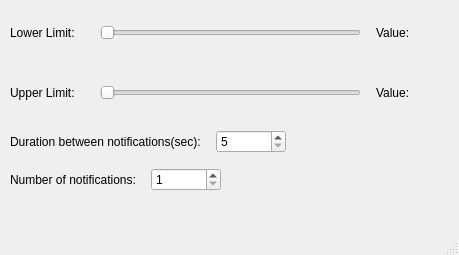
<?xml version="1.0" encoding="UTF-8"?>
<ui version="4.0">
 <class>MainWindow</class>
 <widget class="QMainWindow" name="MainWindow">
  <property name="geometry">
   <rect>
    <x>0</x>
    <y>0</y>
    <width>459</width>
    <height>255</height>
   </rect>
  </property>
  <property name="sizePolicy">
   <sizepolicy hsizetype="Fixed" vsizetype="Fixed">
    <horstretch>0</horstretch>
    <verstretch>0</verstretch>
   </sizepolicy>
  </property>
  <property name="minimumSize">
   <size>
    <width>459</width>
    <height>255</height>
   </size>
  </property>
  <property name="maximumSize">
   <size>
    <width>459</width>
    <height>255</height>
   </size>
  </property>
  <property name="windowTitle">
   <string>Battery Notification</string>
  </property>
  <widget class="QWidget" name="centralwidget">
   <widget class="QWidget" name="verticalLayoutWidget">
    <property name="geometry">
     <rect>
      <x>10</x>
      <y>10</y>
      <width>431</width>
      <height>181</height>
     </rect>
    </property>
    <layout class="QVBoxLayout" name="verticalLayout">
     <property name="spacing">
      <number>15</number>
     </property>
     <item>
      <layout class="QHBoxLayout" name="horizontalLayout_4" stretch="10,80,20">
       <item>
        <widget class="QLabel" name="label_4">
         <property name="sizePolicy">
          <sizepolicy hsizetype="Fixed" vsizetype="Preferred">
           <horstretch>0</horstretch>
           <verstretch>0</verstretch>
          </sizepolicy>
         </property>
         <property name="minimumSize">
          <size>
           <width>75</width>
           <height>0</height>
          </size>
         </property>
         <property name="maximumSize">
          <size>
           <width>75</width>
           <height>16777215</height>
          </size>
         </property>
         <property name="text">
          <string>Lower Limit:</string>
         </property>
        </widget>
       </item>
       <item>
        <widget class="QSlider" name="sliderLowerLimit">
         <property name="sizePolicy">
          <sizepolicy hsizetype="Expanding" vsizetype="Fixed">
           <horstretch>0</horstretch>
           <verstretch>0</verstretch>
          </sizepolicy>
         </property>
         <property name="maximum">
          <number>95</number>
         </property>
         <property name="orientation">
          <enum>Qt::Horizontal</enum>
         </property>
        </widget>
       </item>
       <item>
        <widget class="QLabel" name="lowerLimitValue">
         <property name="text">
          <string>Value: </string>
         </property>
        </widget>
       </item>
      </layout>
     </item>
     <item>
      <layout class="QHBoxLayout" name="horizontalLayout_3" stretch="10,80,20">
       <item>
        <widget class="QLabel" name="label_3">
         <property name="sizePolicy">
          <sizepolicy hsizetype="Fixed" vsizetype="Preferred">
           <horstretch>0</horstretch>
           <verstretch>0</verstretch>
          </sizepolicy>
         </property>
         <property name="minimumSize">
          <size>
           <width>75</width>
           <height>0</height>
          </size>
         </property>
         <property name="maximumSize">
          <size>
           <width>757</width>
           <height>16777215</height>
          </size>
         </property>
         <property name="text">
          <string>Upper Limit:</string>
         </property>
        </widget>
       </item>
       <item>
        <widget class="QSlider" name="sliderUpperLimit">
         <property name="minimum">
          <number>5</number>
         </property>
         <property name="maximum">
          <number>100</number>
         </property>
         <property name="orientation">
          <enum>Qt::Horizontal</enum>
         </property>
        </widget>
       </item>
       <item>
        <widget class="QLabel" name="upperLimitValue">
         <property name="text">
          <string>Value: </string>
         </property>
        </widget>
       </item>
      </layout>
     </item>
     <item>
      <layout class="QHBoxLayout" name="horizontalLayout">
       <property name="bottomMargin">
        <number>0</number>
       </property>
       <item>
        <widget class="QLabel" name="label">
         <property name="text">
          <string>Duration between notifications(sec):</string>
         </property>
        </widget>
       </item>
       <item>
        <widget class="QSpinBox" name="latencyTime">
         <property name="minimumSize">
          <size>
           <width>70</width>
           <height>0</height>
          </size>
         </property>
         <property name="minimum">
          <number>5</number>
         </property>
         <property name="maximum">
          <number>60</number>
         </property>
        </widget>
       </item>
       <item>
        <spacer name="horizontalSpacer_2">
         <property name="orientation">
          <enum>Qt::Horizontal</enum>
         </property>
         <property name="sizeHint" stdset="0">
          <size>
           <width>40</width>
           <height>20</height>
          </size>
         </property>
        </spacer>
       </item>
      </layout>
     </item>
     <item>
      <layout class="QHBoxLayout" name="horizontalLayout_2">
       <item>
        <widget class="QLabel" name="label_2">
         <property name="maximumSize">
          <size>
           <width>16777215</width>
           <height>16777215</height>
          </size>
         </property>
         <property name="text">
          <string>Number of notifications:</string>
         </property>
        </widget>
       </item>
       <item>
        <widget class="QSpinBox" name="numberOfNotifications">
         <property name="minimumSize">
          <size>
           <width>70</width>
           <height>0</height>
          </size>
         </property>
         <property name="maximumSize">
          <size>
           <width>16777215</width>
           <height>16777215</height>
          </size>
         </property>
         <property name="minimum">
          <number>1</number>
         </property>
         <property name="maximum">
          <number>100</number>
         </property>
        </widget>
       </item>
       <item>
        <spacer name="horizontalSpacer">
         <property name="orientation">
          <enum>Qt::Horizontal</enum>
         </property>
         <property name="sizeHint" stdset="0">
          <size>
           <width>40</width>
           <height>20</height>
          </size>
         </property>
        </spacer>
       </item>
      </layout>
     </item>
    </layout>
   </widget>
  </widget>
  <widget class="QMenuBar" name="menubar">
   <property name="geometry">
    <rect>
     <x>0</x>
     <y>0</y>
     <width>459</width>
     <height>26</height>
    </rect>
   </property>
  </widget>
  <widget class="QStatusBar" name="statusbar"/>
 </widget>
 <resources/>
 <connections/>
</ui>
